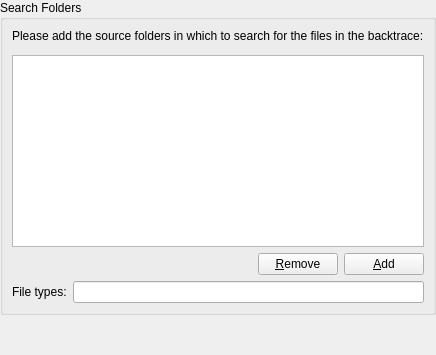
<ui version="4.0" >
 <class>BtConfigWidget</class>
 <widget class="QWidget" name="BtConfigWidget" >
  <layout class="QVBoxLayout" name="verticalLayout_2" >
   <property name="spacing" >
    <number>0</number>
   </property>
   <property name="margin" >
    <number>0</number>
   </property>
   <item>
    <widget class="QGroupBox" name="gFolderList" >
     <property name="title" >
      <string>Search Folders</string>
     </property>
     <layout class="QVBoxLayout" name="verticalLayout" >
      <item>
       <widget class="QLabel" name="label" >
        <property name="text" >
         <string>Please add the source folders in which to search for the files in the backtrace:</string>
        </property>
        <property name="textFormat" >
         <enum>Qt::PlainText</enum>
        </property>
       </widget>
      </item>
      <item>
       <widget class="KUrlRequester" name="edtUrl" />
      </item>
      <item>
       <widget class="QListWidget" name="lstFolders" >
        <property name="whatsThis" >
         <string>&lt;!DOCTYPE HTML PUBLIC "-//W3C//DTD HTML 4.0//EN" "http://www.w3.org/TR/REC-html40/strict.dtd">
&lt;html>&lt;head>&lt;meta name="qrichtext" content="1" />&lt;style type="text/css">
p, li { white-space: pre-wrap; }
&lt;/style>&lt;/head>&lt;body style=" font-family:'Sans Serif'; font-size:10pt; font-weight:400; font-style:normal;">
&lt;p style=" margin-top:0px; margin-bottom:0px; margin-left:0px; margin-right:0px; -qt-block-indent:0; text-indent:0px;">Insert the source folders here. As example, for KDE development you have to add the Qt and kdelibs source folders:&lt;/p>
&lt;ul style="-qt-list-indent: 1;">&lt;li style=" margin-top:12px; margin-bottom:0px; margin-left:0px; margin-right:0px; -qt-block-indent:0; text-indent:0px;">/path/to/kdelibs&lt;/li>
&lt;li style=" margin-top:0px; margin-bottom:12px; margin-left:0px; margin-right:0px; -qt-block-indent:0; text-indent:0px;">/path/to/qt/src&lt;/li>&lt;/ul>&lt;/body>&lt;/html></string>
        </property>
       </widget>
      </item>
      <item>
       <layout class="QHBoxLayout" name="horizontalLayout_2" >
        <item>
         <spacer name="horizontalSpacer" >
          <property name="orientation" >
           <enum>Qt::Horizontal</enum>
          </property>
          <property name="sizeHint" stdset="0" >
           <size>
            <width>218</width>
            <height>20</height>
           </size>
          </property>
         </spacer>
        </item>
        <item>
         <widget class="KPushButton" name="btnRemove" >
          <property name="text" >
           <string>&amp;Remove</string>
          </property>
         </widget>
        </item>
        <item>
         <widget class="KPushButton" name="btnAdd" >
          <property name="text" >
           <string>&amp;Add</string>
          </property>
         </widget>
        </item>
       </layout>
      </item>
      <item>
       <layout class="QHBoxLayout" name="horizontalLayout" >
        <item>
         <widget class="QLabel" name="label_2" >
          <property name="text" >
           <string>File types:</string>
          </property>
          <property name="textFormat" >
           <enum>Qt::PlainText</enum>
          </property>
         </widget>
        </item>
        <item>
         <widget class="QLineEdit" name="edtExtensions" >
          <property name="whatsThis" >
           <string>List of file extensions. Example: *.cpp, *.h, *.c, etc...</string>
          </property>
         </widget>
        </item>
       </layout>
      </item>
     </layout>
    </widget>
   </item>
   <item>
    <spacer name="verticalSpacer" >
     <property name="orientation" >
      <enum>Qt::Vertical</enum>
     </property>
     <property name="sizeHint" stdset="0" >
      <size>
       <width>20</width>
       <height>40</height>
      </size>
     </property>
    </spacer>
   </item>
  </layout>
 </widget>
 <customwidgets>
  <customwidget>
   <class>KPushButton</class>
   <extends>QPushButton</extends>
   <header>kpushbutton.h</header>
  </customwidget>
  <customwidget>
   <class>KUrlRequester</class>
   <extends>QFrame</extends>
   <header>kurlrequester.h</header>
  </customwidget>
 </customwidgets>
 <resources/>
 <connections/>
</ui>
